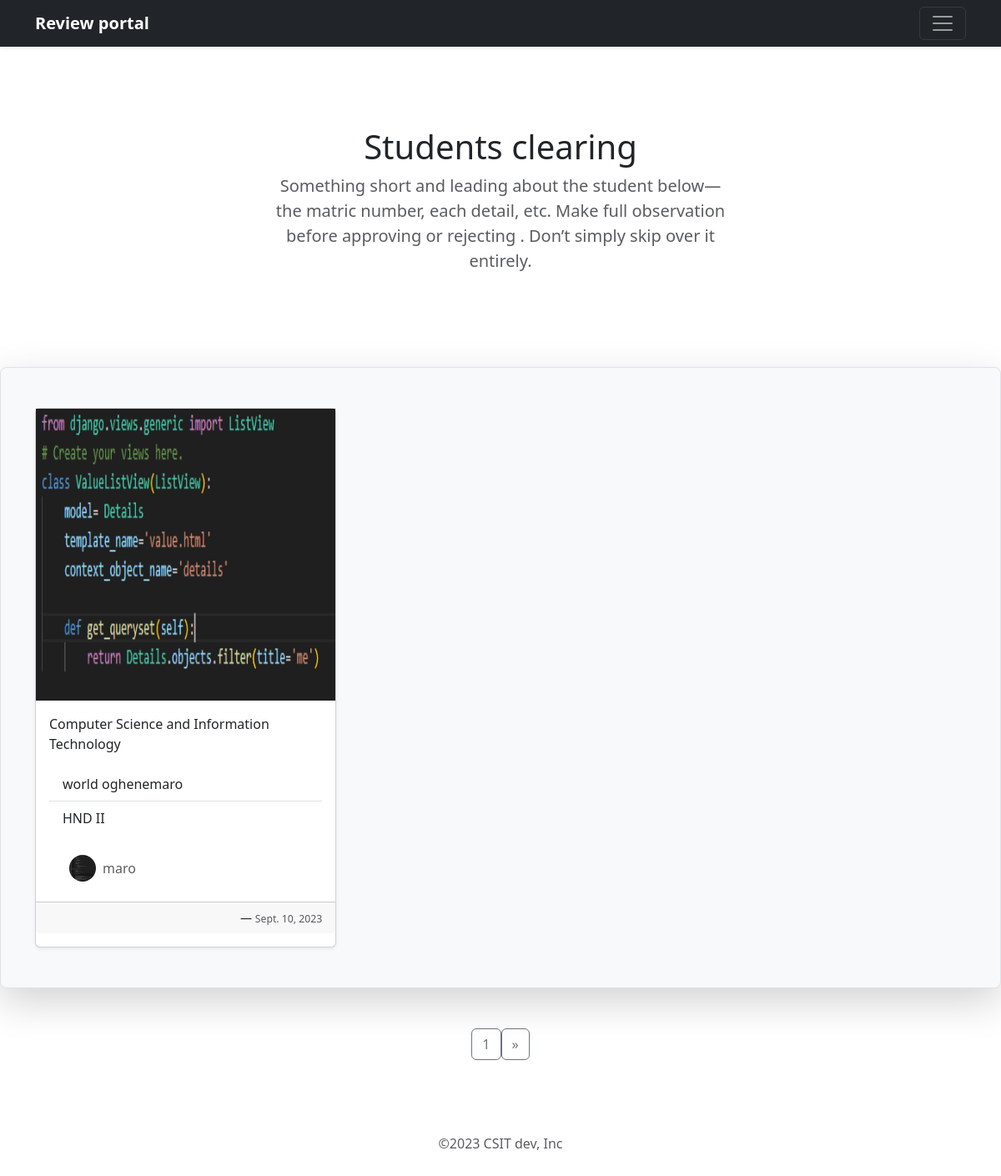
Screenshot of /studentaffair/review/ (signed in) with the database file from the repository.
### base/models.py (models this page shows, shortened)
class ClearanceForm(models.Model):
    surname=models.CharField(max_length=30)
    othernames=models.CharField(max_length=30)
    sex=models.CharField(choices=SEX_CHOICES,max_length=8, null=True)
    department=models.CharField(choices=DEPARTMENT_CHOICE, max_length=50)
    program_of_study= models.CharField(choices=PROGRAM_OF_STUDY_CHOICES, max_length=3, null=True)
    date_of_birth=models.DateField('Date of birth',auto_now_add=False, auto_now=False,)
    date_of_completion=models.DateField('Date of completion ',auto_now_add=False, auto_now=False)
    libary_registration_num=models.IntegerField(verbose_name='library registration NO',null=True)
    last_room_num=models.CharField(max_length=10, null=True, blank=True, verbose_name='Last room NO')
    phone_number=models.IntegerField()
    mat_receipt_num=models.IntegerField(verbose_name='Matriculation receipt NO')
    mat_receipt_num_date=models.DateField('Date isued ',auto_now_add=False, auto_now=False, null=True)
    convocation_gown_receipt_num=models.IntegerField(verbose_name='Convocation gown receipt NO', null=True)
    convocation_gown_receipt_num_date=models.DateField('Date issued ',auto_now_add=False, auto_now=False, null=True)
    alumini_receipt_num=models.IntegerField(verbose_name='Alumini receipt NO')
    alumini_receipt_num_date=models.DateField('Date issued ',auto_now_add=False, auto_now=False)
    school_fees_receipt_year_1=models.IntegerField(verbose_name='School fees (year-1) receipt NO')
    school_fees_receipt_year_1_date=models.DateField('Date issued ',auto_now_add=False, auto_now=False)
    school_fees_receipt_year_2=models.IntegerField(verbose_name='School fees (year-2) receipt NO')
    school_fees_receipt_year_2_date=models.DateField('Date issued ',auto_now_add=False, auto_now=False)
    enterpreneur_receipt_num=models.IntegerField(verbose_name='Enterpreneur receipt NO')
    enterpreneur_receipt_num_date=models.DateField('Date issued ',auto_now_add=False, auto_now=False)
    certificate_processing_fee_receipt=models.IntegerField(verbose_name='Enterpreneur receipt NO', null=True)
    certificate_processing_fee_receipt_date=models.DateField('Date issued ',auto_now_add=False, auto_now=False, null=True)
    date_posted=models.DateField(auto_now_add=True, auto_now=False)
    posted_by=models.ForeignKey(User, on_delete=models.CASCADE, unique=True)
    student_affair_review=models.CharField(default='pending',max_length=15, null=True)
    student_affair_comment=models.TextField(verbose_name='comment', null=True, blank=True)
    sa_approved_by=models.CharField(max_length=50,null=True, blank=True)
    student_affair_approval_date=models.DateField('Date of approval',auto_now_add=False, auto_now=False, null=True, blank=True)
    sug_review=models.CharField(default='pending',max_length=15, null=True)
    sug_comment=models.TextField(verbose_name='comment', null=True, blank=True)
    sug_approved_by=models.CharField(max_length=50, null=True, blank=True)
    sug_approval_date=models.DateField('Date of approval',auto_now_add=False, auto_now=False, null=True, blank=True)
    chief_liberian_review=models.CharField(default='pending',max_length=15, null=True)
    chief_liberian_comment=models.TextField(verbose_name='comment', null=True, blank=True)
    liberian_approved_by=models.CharField(max_length=50, null=True, blank=True)
    chief_liberian_approval_date=models.DateField('Date of approval',auto_now_add=False, auto_now=False, null=True, blank=True)
    sport_officer_review=models.CharField(default='pending',max_length=15, null=True)
    sport_officer_comment=models.TextField(verbose_name='comment', null=True, blank=True)
    sport_approved_by=models.CharField(max_length=50, null=True, blank=True)
    sport_officer_approval_date=models.DateField('Date of approval',auto_now_add=False, auto_now=False, null=True, blank=True)
    nddc_hostel_review=models.CharField(default='pending',max_length=15, null=True)
    nddc_hostel_comment=models.TextField(verbose_name='comment', null=True, blank=True)
    nddc_hostel_approved_by=models.CharField(max_length=50, null=True, blank=True)
    nddc_hostel_approval_date=models.DateField('Date of approval',auto_now_add=False, auto_now=False, null=True, blank=True)
    noble_hostel_review=models.CharField(default='pending',max_length=15, null=True)
    noble_hostel_comment=models.TextField(verbose_name='comment', null=True, blank=True)
    noble_hostel_approved_by=models.CharField(max_length=50, null=True, blank=True)
    noble_hostel_approval_date=models.DateField('Date of approval',auto_now_add=False, auto_now=False, null=True, blank=True)
    boys_hostel_review=models.CharField(default='pending',max_length=15, null=True)
    boys_hostel_comment=models.TextField(verbose_name='comment', null=True, blank=True)
    boys_hostel_approved_by=models.CharField(max_length=50, null=True, blank=True)
    sport_officer_approval_date=models.DateField('Date of approval',auto_now_add=False, auto_now=False, null=True, blank=True)
    ptdf_wing_a_review=models.CharField(default='pending',max_length=15, null=True)
    ptdf_wing_a_comment=models.TextField(verbose_name='comment', null=True, blank=True)
    ptdf_wing_a_approved_by=models.CharField(max_length=50, null=True, blank=True)
    ptdf_wing_a_approval_date=models.DateField('Date of approval',auto_now_add=False, auto_now=False, null=True, blank=True)
    ptdf_wing_b_review=models.CharField(default='pending',max_length=15, null=True)
    ptdf_wing_b_comment=models.TextField(verbose_name='comment', null=True, blank=True)
    ptdf_wing_b_approved_by=models.CharField(max_length=50, null=True, blank=True)
    ptdf_wing_b_approval_date=models.DateField('Date of approval',auto_now_add=False, auto_now=False, null=True, blank=True)
    hod_review=models.CharField(default='pending',max_length=15, blank=True, null=True)
    hod_comment=models.TextField(verbose_name='comment', null=True, blank=True)
    hod_approved_by=models.CharField(max_length=50, null=True, blank=True)
    hod_approval_date=models.DateField('Date of approval',auto_now_add=False, auto_now=False, null=True, blank=True)

class StudentProfile(models.Model):
    surname=models.CharField(max_length=30)
    othernames= models.CharField(max_length=30)
    directorate=models.CharField(choices=DIRECTORATE_CHOICES, max_length=12)
    department= models.CharField(choices=DEPARTMENT_CHOICE, max_length=50)
    state_of_origin=models.CharField(max_length=50,choices=STATE_OF_ORIGIN_CHOICES)
    program_of_study= models.CharField(choices=PROGRAM_OF_STUDY_CHOICES, max_length=3)
    study_mode=models.CharField(choices=STUDY_MODE_CHOICES, max_length=10)
    posted_by= models.OneToOneField(User, on_delete=models.CASCADE)
    profile_pic=models.ImageField(upload_to='profile-pics/', verbose_name='Passport photo', null=True)
    id_card=models.ImageField(upload_to='id-img', verbose_name='ID card', null=True)
    student_file=models.FileField(upload_to='student-file/', verbose_name='Student documents', null=True)

### base/views.py (the view)
# urls.py: path('studentaffair/review/', views.StudentAffairPending.as_view(), name='studentaffair-review'),
class StudentAffairPending(BasePending):
    template_name='review-portal-template/studentaffair.html'
    admin='studentaffair_23'
    def get_queryset(self):
        return ClearanceForm.objects.filter(student_affair_review='pending')

### base/parentviews.py (called while the page is built)
    def test_func(self):
        if self.request.user.username == self.admin:
            return True
        return False

### base/templatetags/cart_template_tags.py (called while the page is built)
@register.filter
def get_total(user):
    qs= ClearanceForm.objects.all()
    if qs.exists():
        return ClearanceForm.objects.all().count()
    return f'0'

@register.filter
def student_affair_pending(user):
    qs= ClearanceForm.objects.filter(student_affair_review="pending")
    if qs.exists():
        return ClearanceForm.objects.filter(student_affair_review="pending").count()
    return f'0'

@register.filter
def student_affair_approved(user):
    qs= ClearanceForm.objects.filter(student_affair_review="approved")
    if qs.exists():
        return ClearanceForm.objects.filter(student_affair_review="approved").count()
    return f'0'

@register.filter
def student_affair_disapproved(user):
    qs= ClearanceForm.objects.filter(student_affair_review="disapproved")
    if qs.exists():
        return ClearanceForm.objects.filter(student_affair_review="disapproved").count()
    return f'0'

### template/review-portal-template/studentaffair.html (shortened to what this page needs)
{% extends 'review-portal.html' %}
{% load cart_template_tags %}

### template/review-portal.html (shortened to what this page needs)
{% load static %}
<!DOCTYPE html>
<html lang="en">
<head>
    <link href="{% static 'assets/vendor/bootstrap/css/bootstrap.min.css' %}" rel="stylesheet">
</head>
<body>
    <header data-bs-theme="dark">
        <div class="navbar navbar-dark bg-dark shadow-sm">
            <div class="container">
                <a href="{% url 'staff-dashboard' %}" class="navbar-brand d-flex align-items-center">
                    <strong>Review portal</strong>
                </a>
                <button class="navbar-toggler" type="button" data-bs-toggle="collapse" data-bs-target="#navbarHeader"
                    aria-controls="navbarHeader" aria-expanded="false" aria-label="Toggle navigation">
                    <span class="navbar-toggler-icon"></span>
                </button>
            </div>
        </div>
    </header>
    <main>
        <section class="py-5 text-center container">
            <div class="row py-lg-5">
                <div class="col-lg-6 col-md-8 mx-auto">
                    <h1 class="fw-light">Students clearing</h1>
                    <p class="lead text-body-secondary">Something short and leading about the student below— the matric
                        number, each detail, etc. Make full observation before approving or rejecting . Don’t simply
                        skip over it entirely.</p>
                </div>
            </div>
        </section>
        {% if objects %}
        <div class="album py-5 bg-body-tertiary rounded-3 border shadow-lg">
            <div class="container">
                <div class="row row-cols-1 row-cols-sm-2 row-cols-md-3 g-3">
                    {% for data in objects %}
                    <div class="col">
                        <div class="card shadow-sm">
                            <img src="{{data.posted_by.studentprofile.id_card.url}}" width="100%" height="350px">
                            <div class="card-body">
                                <p class="card-text">{{data.department}}</p>
                                <ul class="list-group list-group-flush">
                                    <li class="list-group-item">{{data.surname}} {{data.othernames}}</li>
                                    <li class="list-group-item"> {{data.posted_by.studentprofile.program_of_study}} II
                                    </li>
                                </ul>
                                <div class="d-flex justify-content-between p-4 align-items-center">
                                    <a href="{% url 'clearance-form-detail' data.pk %} "
                                        class="d-flex align-items-center text-black text-decoration-none">
                                        <img src="{{data.posted_by.studentprofile.profile_pic.url}}" alt="" width="32"
                                            height="32" class="rounded-circle me-2">
                                        <div class="text-muted ">{{data.posted_by.username}}</div>
                                    </a>
                                </div>
                            </div>
                            <div class="card-footer text-end blockquote-footer"><small
                                    class="text-body-secondary text-center">{{data.date_posted}}</small></div>
                        </div>
                    </div>
                    {% endfor %}
                </div>
            </div>
        </div>
        {% endif %}
    </main>
    {% if is_paginated%}
    <div class="pagination justify-content-center pt-5">
        <a class="btn btn-outline-secondary mb-4">{{page_obj.number}}</a>
        {% if page_obj.has_next %}
        <a href="?page= {{ page_obj.next_page_number }}" class="btn btn-outline-secondary mb-4">&raquo;</a>
        {% endif %}
    </div>
    {% endif %}
    <div class="container mt-5">
        <footer class="py-3 my-4">
            <p class="text-center text-body-secondary">&copy;2023 CSIT dev, Inc</p>
        </footer>
    </div>
</body>
</html>

### rows the page displays
ClearanceForm: posted_by.studentprofile.id_card (picture), department "Computer Science and Information Technology", surname "world", othernames "oghenemaro", posted_by.studentprofile.program_of_study "HND", posted_by.studentprofile.profile_pic (picture), posted_by.username "maro", date_posted "Sept. 10, 2023"

### other values shown
{{ page_obj.number }} "1"
